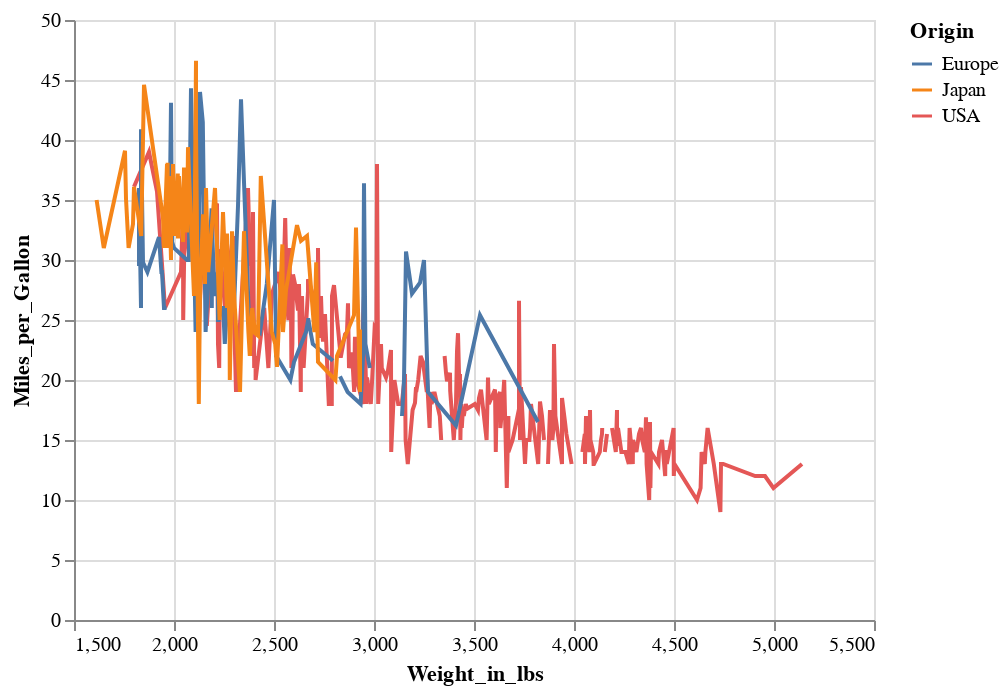

The notebook cell saved with this chart:
### Code cell
alt.Chart(mycar).mark_line().encode(
    x='Weight_in_lbs:Q',
    y='Miles_per_Gallon:Q',
    color='Origin:N'
)

### Figure 1 — Vega-Lite specification as saved in the notebook (floating-point values rounded to 4 significant figures; data arrays with more than 128 entries replaced by an {"elided": "..."} marker saying what was removed)
{"config": {"view": {"continuousWidth": 400, "continuousHeight": 300}}, "data": {"name": "data-f02450ab61490a1363517a0190416235"}, "mark": "line", "encoding": {"color": {"field": "Origin", "type": "nominal"}, "x": {"field": "Weight_in_lbs", "type": "quantitative"}, "y": {"field": "Miles_per_Gallon", "type": "quantitative"}}, "$schema": "https://vega.github.io/schema/vega-lite/v4.17.0.json", "datasets": {"data-f02450ab61490a1363517a0190416235": {"elided": "406 records"}}}
